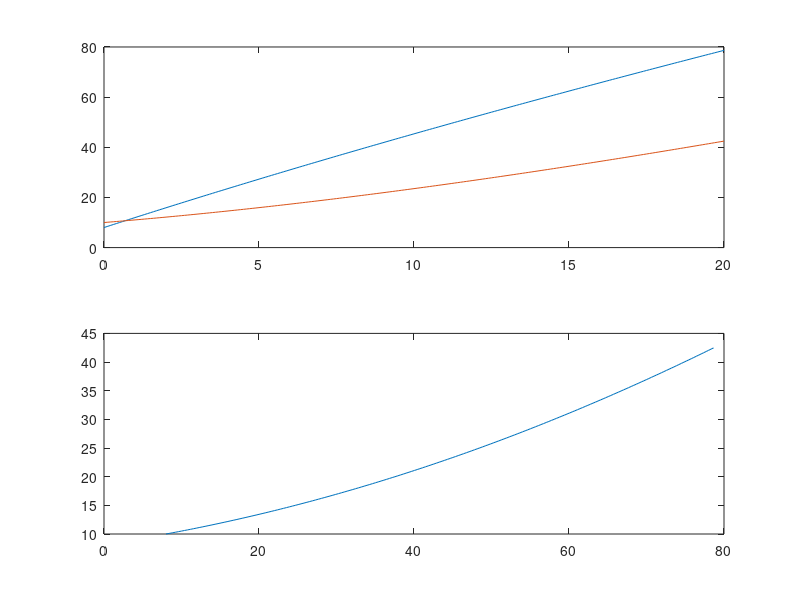

MATLAB code to generate this figure: (Note: this script raises an error after producing the figure.)
clc;
close all;
clear all;

mu=2;
M=50;     % parameterek


% bemenet Fx, Fy
% kimenet Dx, Dy
% allapotok Dx, Vx, Dy, Dy 
global A B Q R
A=[0     1 0     0;        % redszer matrix
   0 -mu/M 0     0;
   0     0 0     1;
   0     0 0 -mu/M]
B=[0   0;
   1/M 0;
   0   0;
   0   1/M];     % bemeneti matrix
C=[1 0 0 0;
   0 0 1 0;];
D=[];
% szimulacio nyilt hurokban
Fx=5;
Fy=6;

x0=[8 ; 4 ;10;1];
t=0:0.1:20;
u=[Fx*ones(length(t),1), Fy*ones(length(t),1)]; % bemeno jel
[y,t,x]=lsim(ss(A,B,C,D), u,t,x0);

figure;
subplot(2,1,1);
plot(t,y);

subplot(2,1,2);
plot(y(:,1),y(:,2));

%% koveto szabalyzo tervezese
R=0.1*eye(2);
% RQL szabalyzo matrixinak a definialasa
% Q=[100 0 0 0;
%     0 2 0   0;
%     0 0 100 0;
%     0 0 0 50];

Q=800*eye(2);

P=are(A, B*inv(R)*B', C'*Q*C);
Kfb=-inv(R)*B'*P;
kff=-inv(R)*B'*((A-B*inv(R)*B'*P)')^(-1)*C'*Q;
%% zart rendszer
Azart=A+B*Kfb;
Bzart=B*kff;

% z1=8*ones(size(t));
z1=8*sin(t);        % x koordinata paja
z2=5*ones(size(t));
% z2=8*cos(t);        % y
z=[z1,z2];
[y,t,x]=lsim(ss(Azart,Bzart,C,D),z,t,x0);

figure;
subplot(2,1,1);
plot(t,z,t,y);
subplot(2,1,2);
plot(z1,z2,'*r',y(:,1),y(:,2));
legend("paja","kimenet");
u=kff*z'+Kfb*x';
figure;
plot(t,u);

